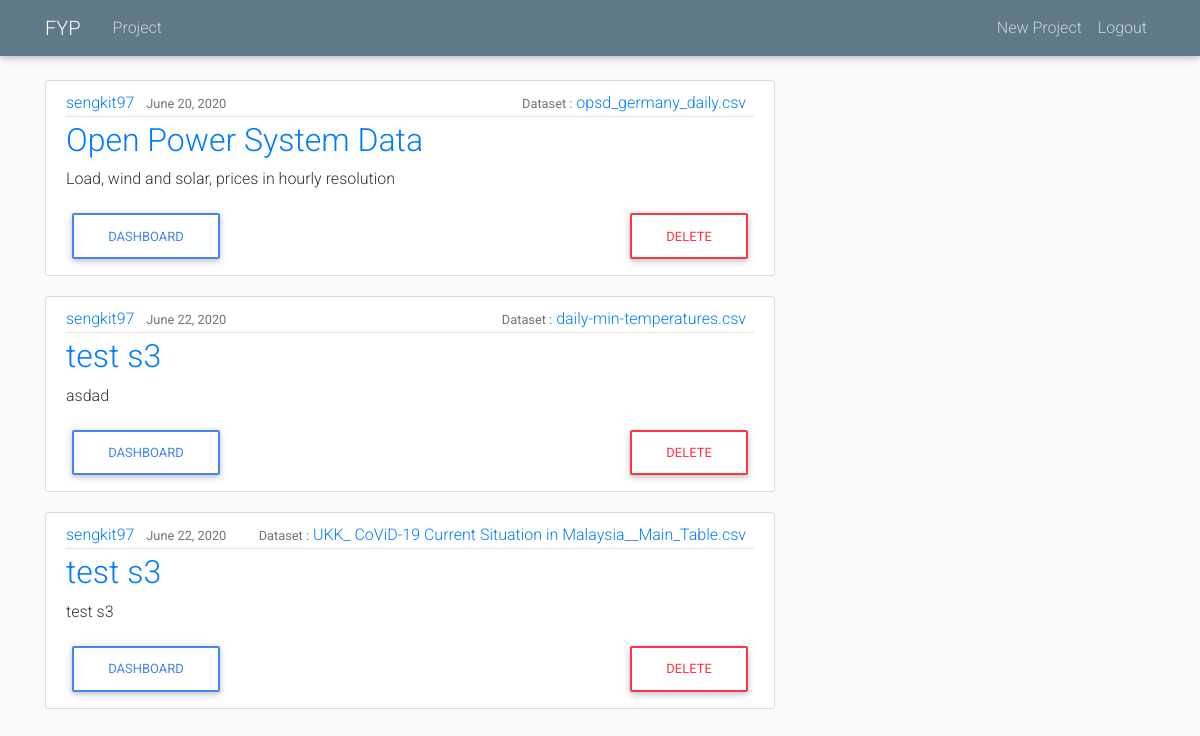
The page /project/list/sengkit97 (signed in) on the database its author committed.
### project/models.py (models this page shows, shortened)
class Project(models.Model):
    title = models.CharField(max_length=200)
    description = models.TextField(max_length=150)
    pub_date = models.DateTimeField(default=timezone.now)
    author = models.ForeignKey(User, on_delete=models.CASCADE)

class Dataset(models.Model):
    dataset = models.FileField(upload_to='datasets/',default="")
    project = models.OneToOneField(Project, on_delete=models.CASCADE)
    title = models.CharField(max_length=100)
    columns = models.TextField()
    size = models.CharField(max_length=100)
    def __str__(self):
        return self.title

### project/views.py (the view)
# urls.py: path('list/<str:username>',views.ProjectListView.as_view(), name='list'),
class ProjectListView(ListView):
    model = Project
    template_name = 'project/list.html'
    context_object_name = 'projects'
    paginate_by = 5
    def get_queryset(self):
        user = get_object_or_404(User, username=self.kwargs.get('username'))
        return Project.objects.filter(author=user)

### templates/project/list.html (shortened to what this page needs)
{% extends "base.html" %}
{% block content %}
	{% for project in projects %}
	<article class="media content-section">
	<div class="media-body">
		<div class="article-metadata">
		<a class="mr-2" href="#">{{ project.author }}</a>
		<small class="text-muted">{{ project.pub_date|date:"F d, Y" }}</small>
		<div class="float-right">
			<small class="text-muted">Dataset :</small>
			<a class="mr-2" href="{% url 'project:read' project.id %}">{{ project.dataset }}</a>
		</div>
		</div>
		<h2><a class="articlecle-title" href="{% url 'project:plot-list' project.id %}">{{ project.title }}</a></h2>
		<p class="article-content">{{ project.description }}</p>
		<a class=" btn btn-outline-primary" href="{% url 'project:dashboard' project.id %}">Dashboard</a>
		<a class="float-right btn btn-outline-danger" href="{% url 'project:project-delete' project.id %}">Delete</a>
	</div>
	</article>
	{% endfor %}
{% endblock %}

### static/main.css (style rules this page uses)
body { background: #fafafa; color: #333333; margin-top: 5rem; }
h1, h2, h3, h4, h5, h6 { color: #444444; }
.content-section { background: #ffffff; padding: 10px 20px; border: 1px solid #dddddd; border-radius: 3px; margin-bottom: 20px; }
.article-content { white-space: pre-line; }
.article-metadata { padding-bottom: 1px; margin-bottom: 4px; border-bottom: 1px solid #e3e3e3 }

### rows shown on the page
Project: author "sengkit97", pub_date "June 20, 2020", dataset "opsd_germany_daily.csv", title "Open Power System Data", description "Load, wind and solar, prices in hourly resolution"
Project: author "sengkit97", pub_date "June 22, 2020", dataset "daily-min-temperatures.csv", title "test s3", description "asdad"
Project: author "sengkit97", pub_date "June 22, 2020", dataset "UKK_ CoViD-19 Current Situation in Malaysia__Main_Table.csv", title "test s3", description "test s3"
